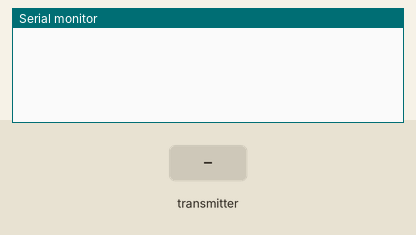
Bench run of a sketch on a simulated Arduino Uno, built with avr-gcc and run on an emulated ATmega328P. Shown: the last lines printed to the serial monitor. Inputs (shaded band) come from the test bench. No radio packets arrive unless stated.

Above: at 2.2 s.
2.3 s: the transmitter starts sending _micros = 0
At 2.42 s:
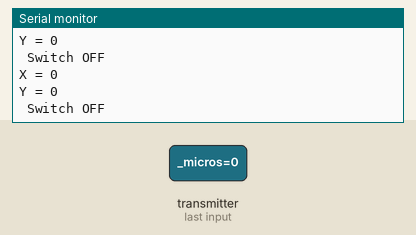
3.8 s: the transmitter starts sending switchOn = 1
At 3.92 s:
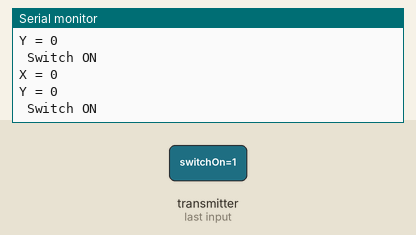
5.3 s: the transmitter starts sending Xposition = 256
6.8 s: the transmitter starts sending Yposition = 256
8.3 s: the transmitter starts sending Xposition = 512
9.8 s: the transmitter starts sending Yposition = 512
Timing chart, 0 to 12.3 s (numbered marks = the images above; inputs shaded):
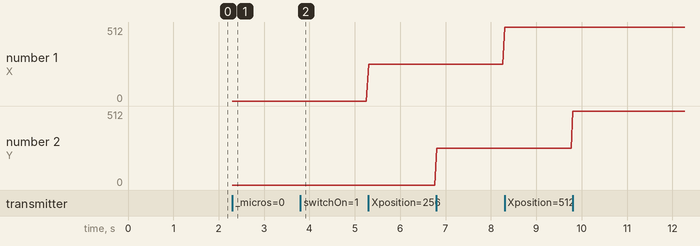

Measured:
- after the input at 2.3 s, the serial monitor: prints a new line at once (image 1)
- after the input at 3.8 s, the serial monitor: prints a new line at once (image 2)
- plotted number 1: 0 → 256 after the input at 5.3 s, 256 → 512 after the input at 8.3 s

The sketch:

nRF24L01-SimpleReceive-01.ino
```cpp
/*
   1 - GND
   2 - VCC 3.3V !!! NOT 5V
   3 - CE to Arduino pin 7
   4 - CSN to Arduino pin 8
   5 - SCK to Arduino pin 13
   6 - MOSI to Arduino pin 11
   7 - MISO to Arduino pin 12
   8 - UNUSED
/*-----( Import needed libraries )-----*/
#include <SPI.h>   // Comes with Arduino IDE
#include "RF24.h"  // Download and Install (See above)
/*-----( Declare Constants and Pin Numbers )-----*/
//None yet
/*-----( Declare objects )-----*/
// (Create an instance of a radio, specifying the CE and CS pins. )
RF24 myRadio (7, 8); // "myRadio" is the identifier you will use in following methods
/*-----( Declare Variables )-----*/
byte addresses[][6] = {"1Node"}; // Create address for 1 pipe.
int dataReceived;  // Data that will be received from the transmitter

struct dataStruct {
  unsigned long _micros;  // to save response times
  int Xposition;          // The Joystick position values
  int Yposition;
  bool switchOn;          // The Joystick push-down switch
} myData;


void setup()   /****** SETUP: RUNS ONCE ******/
{
  // Use the serial Monitor (Symbol on far right). Set speed to 115200 (Bottom Right)
  Serial.begin(115200);
  delay(1000);
  myRadio.begin();  // Start up the physical nRF24L01 Radio
  myRadio.setChannel(108);  // Above most Wifi Channels
  myRadio.setPALevel(RF24_PA_MIN);
  myRadio.openReadingPipe(1, addresses[0]); // Use the first entry in array 'addresses' (Only 1 right now)
  myRadio.startListening();

}//--(end setup )---


void loop()   /****** LOOP: RUNS CONSTANTLY ******/
{

  if ( myRadio.available()) // Check for incoming data from transmitter
  {
    while (myRadio.available())  // While there is data ready
    {
      myRadio.read( &myData, sizeof(myData) ); // Get the data payload (You must have defined that already!)
    }

    // DO something with the data, like print it
    Serial.print(F("X = "));
    Serial.println(myData.Xposition);
    Serial.print(F("Y = "));
    Serial.println(myData.Yposition);
    if(myData.switchOn == 1){
      Serial.println(F(" Switch ON"));
    }else{
      Serial.println(F(" Switch OFF"));
    }
  } //END Radio available

}//--(end main loop )---

/*-----( Declare User-written Functions )-----*/

//None yet
//*********( THE END )***********
```
